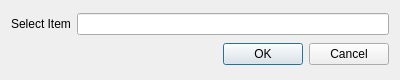
<?xml version="1.0" encoding="UTF-8"?>
<ui version="4.0">
 <class>ItemSelect</class>
 <widget class="QDialog" name="ItemSelect">
  <property name="geometry">
   <rect>
    <x>0</x>
    <y>0</y>
    <width>400</width>
    <height>80</height>
   </rect>
  </property>
  <property name="minimumSize">
   <size>
    <width>400</width>
    <height>0</height>
   </size>
  </property>
  <property name="maximumSize">
   <size>
    <width>16777215</width>
    <height>80</height>
   </size>
  </property>
  <property name="windowTitle">
   <string>Item Select</string>
  </property>
  <layout class="QVBoxLayout" name="verticalLayout">
   <item>
    <layout class="QHBoxLayout" name="horizontalLayout">
     <item>
      <widget class="QLabel" name="label">
       <property name="text">
        <string>Select Item</string>
       </property>
      </widget>
     </item>
     <item>
      <widget class="LineEditNavigator" name="inputLineEdit">
       <property name="accessibleName">
        <string>Item</string>
       </property>
      </widget>
     </item>
    </layout>
   </item>
   <item>
    <widget class="QDialogButtonBox" name="buttonBox">
     <property name="orientation">
      <enum>Qt::Horizontal</enum>
     </property>
     <property name="standardButtons">
      <set>QDialogButtonBox::Cancel|QDialogButtonBox::Ok</set>
     </property>
    </widget>
   </item>
  </layout>
 </widget>
 <customwidgets>
  <customwidget>
   <class>LineEditNavigator</class>
   <extends>QLineEdit</extends>
   <header>../Lib/lineeditnavigator.h</header>
  </customwidget>
 </customwidgets>
 <tabstops>
  <tabstop>inputLineEdit</tabstop>
 </tabstops>
 <resources/>
 <connections>
  <connection>
   <sender>buttonBox</sender>
   <signal>accepted()</signal>
   <receiver>ItemSelect</receiver>
   <slot>accept()</slot>
   <hints>
    <hint type="sourcelabel">
     <x>248</x>
     <y>254</y>
    </hint>
    <hint type="destinationlabel">
     <x>157</x>
     <y>274</y>
    </hint>
   </hints>
  </connection>
  <connection>
   <sender>buttonBox</sender>
   <signal>rejected()</signal>
   <receiver>ItemSelect</receiver>
   <slot>reject()</slot>
   <hints>
    <hint type="sourcelabel">
     <x>316</x>
     <y>260</y>
    </hint>
    <hint type="destinationlabel">
     <x>286</x>
     <y>274</y>
    </hint>
   </hints>
  </connection>
 </connections>
</ui>
